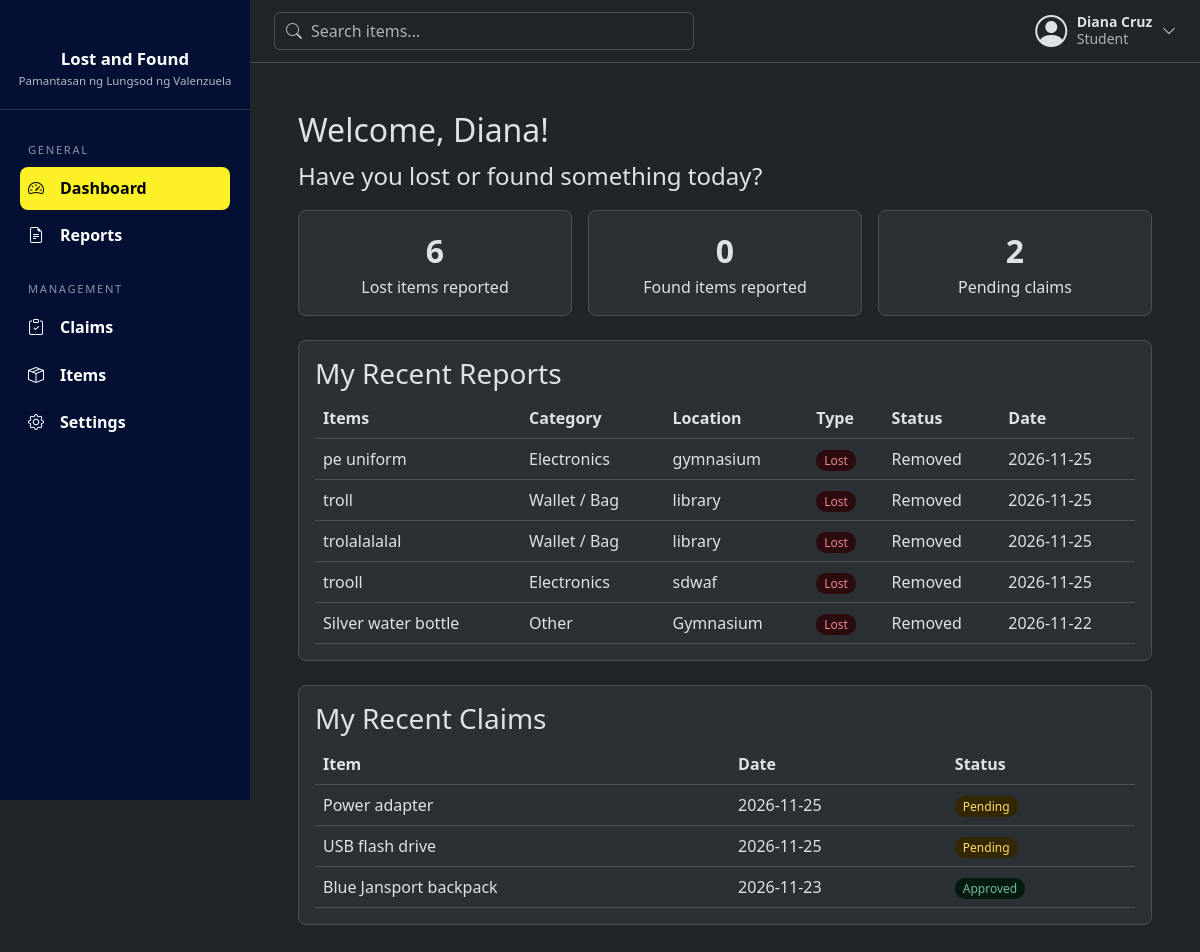
The page /dashboard (signed in) on the database its author committed.
### tables this page shows
CREATE TABLE users (
            id INTEGER PRIMARY KEY AUTOINCREMENT,
            full_name TEXT NOT NULL,
            email TEXT NOT NULL UNIQUE,
            password TEXT NOT NULL,
            role TEXT NOT NULL DEFAULT 'Student'
                CHECK(role IN ('Student', 'Faculty', 'Admin'))
        , is_active INTEGER NOT NULL DEFAULT 1);

CREATE TABLE items (
            item_id INTEGER PRIMARY KEY AUTOINCREMENT,
            user_id INTEGER NOT NULL,
            name TEXT NOT NULL,
            category TEXT NOT NULL,
            description TEXT,
            location TEXT NOT NULL,
            item_status TEXT NOT NULL
                CHECK(item_status IN ('Lost', 'Found')),
            status TEXT NOT NULL DEFAULT 'Active'
                CHECK(status IN ('Active', 'Claimed', 'Returned', 'Removed')),
            date_reported DATE NOT NULL DEFAULT CURRENT_DATE,

            FOREIGN KEY (user_id) REFERENCES users (id)
        );

CREATE TABLE claims (
            claim_id INTEGER PRIMARY KEY AUTOINCREMENT,
            item_id INTEGER NOT NULL,
            user_id INTEGER NOT NULL,
            proof_description TEXT NOT NULL,
            claim_date DATE NOT NULL DEFAULT CURRENT_DATE,
            claim_status TEXT NOT NULL DEFAULT 'Pending'
                CHECK(claim_status IN ('Pending', 'Approved', 'Rejected')), admin_note TEXT,

            FOREIGN KEY (item_id) REFERENCES items (item_id),
            FOREIGN KEY (user_id) REFERENCES users (id)
        );

### routes/user_routes.py (the view)
@bp.route("/dashboard")
@login_required
def dashboard():
    db = get_db()
    user_id = session["user_id"]
    my_items = db.execute(
        "SELECT item_id, name, category, location, item_status, status, date_reported "
        "FROM items WHERE user_id = ? ORDER BY date_reported DESC, item_id DESC",
        (user_id,),
    ).fetchall()
    my_claims = db.execute(
        "SELECT claims.claim_id, claims.claim_date, claims.claim_status, items.name, items.item_id "
        "FROM claims JOIN items ON claims.item_id = items.item_id "
        "WHERE claims.user_id = ? ORDER BY claims.claim_date DESC, claims.claim_id DESC",
        (user_id,),
    ).fetchall()
    lost_count = 0
    found_count = 0
    for item in my_items:
        if item["item_status"] == "Lost":
            lost_count = lost_count + 1
        else:
            found_count = found_count + 1
    pending_count = 0
    for claim in my_claims:
        if claim["claim_status"] == "Pending":
            pending_count = pending_count + 1
    return render_template(
        "user/dashboard.html",
        full_name=session["full_name"],
        role=session["role"],
        my_items=my_items[:5],
        my_claims=my_claims[:5],
        lost_count=lost_count,
        found_count=found_count,
        pending_count=pending_count,
    )

### database/connection.py (called while the page is built)
def get_db():
    if "db" not in g:
        g.db = sqlite3.connect(current_app.config["DATABASE"])
        g.db.row_factory = sqlite3.Row
        g.db.execute("PRAGMA foreign_keys = ON")
    return g.db

### models/user_model.py (called while the page is built)
def get_by_id(user_id):
    return get_db().execute("SELECT * FROM users WHERE id = ?", (user_id,)).fetchone()

### routes/utils.py (called while the page is built)
def login_required(view):
    @wraps(view)
    def wrapped(*args, **kwargs):
        if "user_id" not in session:
            flash("Please log in first.", "warning")
            return redirect(url_for("auth.login"))
        user = user_model.get_by_id(session["user_id"])
        if user is None or not user["is_active"]:
            session.clear()
            flash("Your account is no longer active. Please contact an administrator.", "warning")
            return redirect(url_for("auth.login"))
        return view(*args, **kwargs)
    return wrapped

### templates/user/dashboard.html (shortened to what this page needs)
{% extends "base.html" %}
{% block content %}
<h2>Welcome, {{ full_name.split()[0] }}!</h2>
<p style="font-size: 1.5rem;">Have you lost or found something today?</p>
<div class="dash-cards">
    <div class="dash-card">
        <div class="number">{{ lost_count }}</div>
        <div>Lost items reported</div>
    </div>
    <div class="dash-card">
        <div class="number">{{ found_count }}</div>
        <div>Found items reported</div>
    </div>
    <div class="dash-card">
        <div class="number">{{ pending_count }}</div>
        <div>Pending claims</div>
    </div>
</div>
<div class="dash-section">
    <h3>My Recent Reports</h3>
    {% if my_items %}
    <table>
        <tr>
            <th>Items</th>
            <th>Category</th>
            <th>Location</th>
            <th>Type</th>
            <th>Status</th>
            <th>Date</th>
        </tr>
        {% for item in my_items %}
        <tr>
            <td>{{ item["name"] }}</td>
            <td>{{ item["category"] }}</td>
            <td>{{ item["location"] }}</td>
            <td><span class="dash-badge {{ item['item_status'] }}">{{ item["item_status"] }}</span></td>
            <td>{{ item["status"] }}</td>
            <td>{{ item["date_reported"] }}</td>
        </tr>
        {% endfor %}
    </table>
    {% else %}
    <p class="dash-empty">You haven't reported any items yet.</p>
    {% endif %}
</div>
<div class="dash-section">
    <h3>My Recent Claims</h3>
    {% if my_claims %}
    <table>
        <tr>
            <th>Item</th>
            <th>Date</th>
            <th>Status</th>
        </tr>
        {% for claim in my_claims %}
        <tr>
            <td>{{ claim["name"] }}</td>
            <td>{{ claim["claim_date"] }}</td>
            <td><span class="dash-badge {{ claim['claim_status'] }}">{{ claim["claim_status"] }}</span></td>
        </tr>
        {% endfor %}
    </table>
    {% else %}
    <p class="dash-empty">You haven't made any claims yet.</p>
    {% endif %}
</div>
{% endblock %}

### templates/base.html (shortened to what this page needs)
<!doctype html>
<html lang="en" data-bs-theme="dark">
<head>
  <link href="https://cdn.jsdelivr.net/npm/bootstrap@5.3.3/dist/css/bootstrap.min.css" rel="stylesheet">
  <link href="https://cdn.jsdelivr.net/npm/bootstrap-icons@1.11.3/font/bootstrap-icons.min.css" rel="stylesheet">
  <link href="{{ url_for('static', filename='css/style.css') }}" rel="stylesheet">
</head>
<body>
{% block body %}
<div class="app-shell d-flex">
    <aside class="sidebar offcanvas-md offcanvas-start" id="sidebar" tabindex="-1">
    <div class="sidebar-brand">
      <div class="sidebar-title">Lost and Found</div>
      <div class="sidebar-subtitle">Pamantasan ng Lungsod ng Valenzuela</div>
    </div>
    <nav class="sidebar-nav">
      {% if session.role == 'Admin' %}
        {% include "partials/sidebar_admin.html" %}
      {% else %}
        {% include "partials/sidebar_user.html" %}
      {% endif %}
    </nav>
  </aside>
  <div class="main-col flex-grow-1">
    <header class="topbar d-flex align-items-center justify-content-between gap-3">
      <form class="topbar-search" action="{{ url_for('shared.reports') }}" method="get" role="search">
        <input class="form-control" type="search" name="q" maxlength="100" placeholder="Search items..."
               value="{{ request.args.get('q', '') if request.endpoint == 'shared.reports' }}">
      </form>
      <div class="dropdown">
        <button class="user-menu-btn" type="button" data-bs-toggle="dropdown" aria-expanded="false">
          <i class="bi bi-person-circle fs-2"></i>
          <span class="d-none d-sm-block">
            <span class="d-block fw-semibold small">{{ session.full_name }}</span>
            <span class="d-block small text-body-secondary">{{ session.role }}</span>
          </span>
          <i class="bi bi-chevron-down small"></i>
        </button>
      </div>
    </header>
    <main class="p-3 p-md-5">
      {% block content %}{% endblock %}
    </main>
  </div>
</div>
{% endblock %}
</body>
</html>

### templates/partials/sidebar_user.html
{% set ep = request.endpoint or '' %}
<div class="sidebar-label">General</div>
<ul class="nav flex-column gap-1">
  <li class="nav-item">
    <a class="nav-link {{ 'active' if ep == 'user.dashboard' }}" href="{{ url_for('user.dashboard') }}">
      <i class="bi bi-speedometer2 me-3"></i>Dashboard</a>
  </li>
  <li class="nav-item">
    <a class="nav-link {{ 'active' if ep == 'shared.reports' }}" href="{{ url_for('shared.reports') }}">
      <i class="bi bi-file-earmark-text me-3"></i>Reports</a>
  </li>
</ul>
<div class="sidebar-label">Management</div>
<ul class="nav flex-column gap-1">
  <li class="nav-item">
    <a class="nav-link {{ 'active' if ep == 'user.claims' }}" href="{{ url_for('user.claims') }}">
      <i class="bi bi-clipboard-check me-3"></i>Claims</a>
  </li>
  <li class="nav-item">
    <a class="nav-link {{ 'active' if ep == 'user.items' }}" href="{{ url_for('user.items') }}">
      <i class="bi bi-box-seam me-3"></i>Items</a>
  </li>
  <li class="nav-item">
    <a class="nav-link {{ 'active' if ep == 'shared.settings' }}" href="{{ url_for('shared.settings') }}">
      <i class="bi bi-gear me-3"></i>Settings</a>
  </li>
</ul>

### static/css/style.css (style rules this page uses)
.app-shell { min-height: 100vh; }
.app-shell > .main-col { min-width: 0; }
.sidebar { --bs-offcanvas-width: 250px; width: 250px; min-width: 250px; color: #fff; overflow-y: auto; }
.sidebar { background: #031033 !important; }
@media (min-width: 768px) { .sidebar { position: sticky; top: 0; height: 100vh; align-self: flex-start; } }
.sidebar-brand { padding: 2rem 1rem 1.25rem; text-align: center; border-bottom: 1px solid rgba(255, 255, 255, 0.15); }
.sidebar-title { margin-top: 0.9rem; font-size: 1.05rem; font-weight: 600; }
.sidebar-subtitle { font-size: 0.72rem; color: rgba(255, 255, 255, 0.7); }
.sidebar-nav { padding: 0.5rem 1.25rem 1.5rem; }
.sidebar-label { margin: 1.5rem 0 0.5rem 0.5rem; font-size: 0.7rem; letter-spacing: 0.15em; text-transform: uppercase; color: rgba(255, 255, 255, 0.55); }
.sidebar .nav-link { display: flex; align-items: center; padding: 0.6rem 0.5rem; border-radius: 0.5rem; color: #fff; font-weight: 600; }
.sidebar .nav-link.active { background: #FCF127; color: #000000; }
.topbar { position: sticky; top: 0; z-index: 1020; padding: 0.75rem 1.5rem; background: var(--bs-body-bg); border-bottom: 1px solid var(--bs-border-color); }
.topbar-search { position: relative; flex: 1; max-width: 420px; }
.topbar-search input { padding-left: 2.25rem; }
.user-menu-btn { display: flex; align-items: center; gap: 0.6rem; padding: 0; border: 0; background: none; color: var(--bs-body-color); text-align: left; line-height: 1.2; }
.dash-cards { display: flex; gap: 16px; margin-bottom: 24px; flex-wrap: wrap; }
.dash-card { flex: 1; min-width: 150px; padding: 16px; text-align: center; border-radius: 8px; background: var(--bs-tertiary-bg); border: 1px solid var(--bs-border-color); }
.dash-card .number { font-size: 32px; font-weight: bold; }
.dash-section { padding: 16px; margin-bottom: 24px; overflow-x: auto; border-radius: 8px; background: var(--bs-tertiary-bg); border: 1px solid var(--bs-border-color); }
.dash-section table { width: 100%; border-collapse: collapse; }
.dash-section th, .dash-section td { text-align: left; padding: 8px; border-bottom: 1px solid var(--bs-border-color); }
.dash-badge { padding: 2px 8px; border-radius: 10px; font-size: 12px; background: var(--bs-secondary-bg); color: var(--bs-body-color); }
.dash-badge.Lost, .dash-badge.Rejected { background: var(--bs-danger-bg-subtle); color: var(--bs-danger-text-emphasis); }
.dash-badge.Found, .dash-badge.Approved { background: var(--bs-success-bg-subtle); color: var(--bs-success-text-emphasis); }
.dash-badge.Pending { background: var(--bs-warning-bg-subtle); color: var(--bs-warning-text-emphasis); }

### rows shown on the page
users: full_name "Diana Cruz", role "Student"
items: name "pe uniform", category "Electronics", location "gymnasium", item_status "Lost", status "Removed", date_reported "2026-11-25"
items: name "troll", category "Wallet / Bag", location "library", item_status "Lost", status "Removed", date_reported "2026-11-25"
items: name "trolalalalal", category "Wallet / Bag", location "library", item_status "Lost", status "Removed", date_reported "2026-11-25"
items: name "trooll", category "Electronics", location "sdwaf", item_status "Lost", status "Removed", date_reported "2026-11-25"
items: name "Silver water bottle", category "Other", location "Gymnasium", item_status "Lost", status "Removed", date_reported "2026-11-22"
claims: name "Power adapter", claim_date "2026-11-25", claim_status "Pending"
claims: name "USB flash drive", claim_date "2026-11-25", claim_status "Pending"
claims: name "Blue Jansport backpack", claim_date "2026-11-23", claim_status "Approved"

### other values the page prints
{{ full_name.split()[0] }} "Diana"
{{ lost_count }} "6"
{{ found_count }} "0"
{{ pending_count }} "2"
